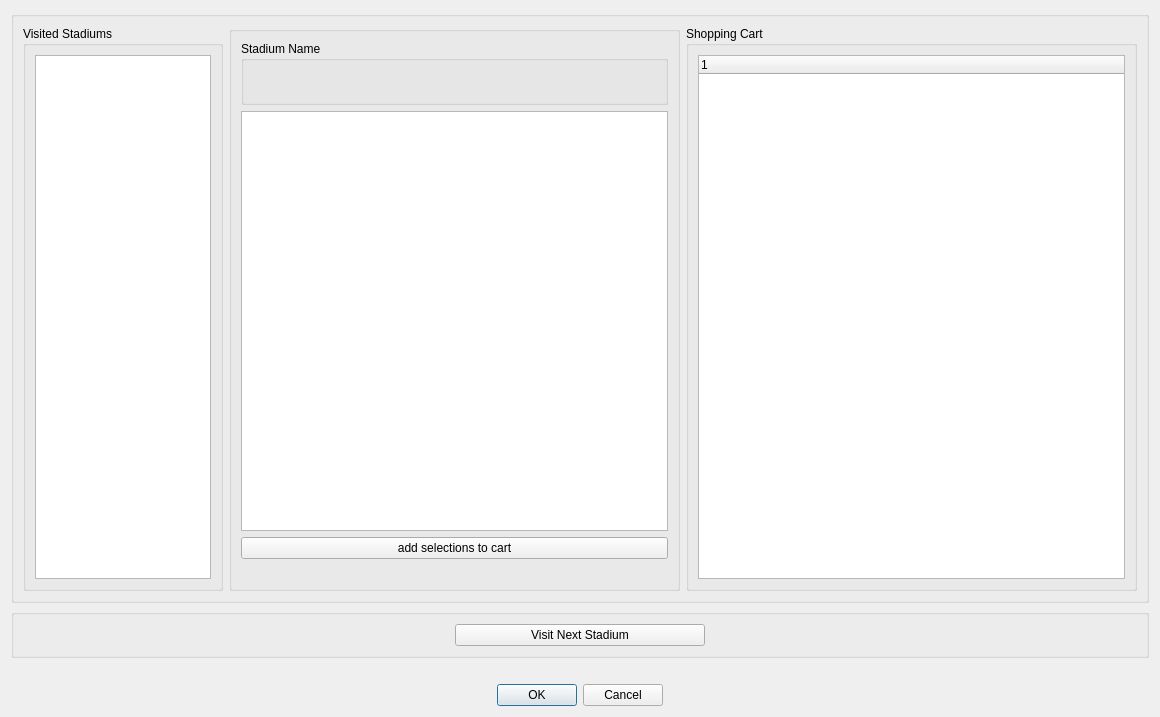
<?xml version="1.0" encoding="UTF-8"?>
<ui version="4.0">
 <class>shoppingMenu</class>
 <widget class="QDialog" name="shoppingMenu">
  <property name="geometry">
   <rect>
    <x>0</x>
    <y>0</y>
    <width>1160</width>
    <height>717</height>
   </rect>
  </property>
  <property name="windowTitle">
   <string>Shopping Menu</string>
  </property>
  <property name="windowIcon">
   <iconset resource="../assets/img.qrc">
    <normaloff>:/nfl icon.png</normaloff>:/nfl icon.png</iconset>
  </property>
  <layout class="QVBoxLayout" name="verticalLayout">
   <item>
    <widget class="QGroupBox" name="groupBox_3">
     <property name="title">
      <string/>
     </property>
     <layout class="QHBoxLayout" name="horizontalLayout_2">
      <item>
       <widget class="QGroupBox" name="groupBox_5">
        <property name="maximumSize">
         <size>
          <width>200</width>
          <height>16777215</height>
         </size>
        </property>
        <property name="title">
         <string>Visited Stadiums</string>
        </property>
        <layout class="QVBoxLayout" name="verticalLayout_4">
         <item>
          <widget class="QListWidget" name="visitHistory">
           <property name="enabled">
            <bool>true</bool>
           </property>
           <property name="maximumSize">
            <size>
             <width>16777200</width>
             <height>16777215</height>
            </size>
           </property>
          </widget>
         </item>
        </layout>
       </widget>
      </item>
      <item>
       <widget class="QGroupBox" name="groupBox_2">
        <property name="sizePolicy">
         <sizepolicy hsizetype="Preferred" vsizetype="Preferred">
          <horstretch>0</horstretch>
          <verstretch>0</verstretch>
         </sizepolicy>
        </property>
        <property name="maximumSize">
         <size>
          <width>16777204</width>
          <height>16777215</height>
         </size>
        </property>
        <property name="title">
         <string/>
        </property>
        <layout class="QVBoxLayout" name="verticalLayout_3">
         <item>
          <widget class="QGroupBox" name="groupBox">
           <property name="title">
            <string>Stadium Name</string>
           </property>
           <layout class="QHBoxLayout" name="horizontalLayout">
            <item>
             <widget class="QLabel" name="teamName">
              <property name="font">
               <font>
                <pointsize>15</pointsize>
               </font>
              </property>
              <property name="text">
               <string/>
              </property>
             </widget>
            </item>
            <item>
             <widget class="QLabel" name="restaurantName">
              <property name="font">
               <font>
                <pointsize>15</pointsize>
               </font>
              </property>
              <property name="text">
               <string/>
              </property>
             </widget>
            </item>
           </layout>
          </widget>
         </item>
         <item>
          <widget class="QTableWidget" name="menu">
           <property name="editTriggers">
            <set>QAbstractItemView::NoEditTriggers</set>
           </property>
           <attribute name="horizontalHeaderStretchLastSection">
            <bool>true</bool>
           </attribute>
          </widget>
         </item>
         <item>
          <widget class="QPushButton" name="addToCart">
           <property name="text">
            <string>add selections to cart</string>
           </property>
          </widget>
         </item>
         <item>
          <widget class="QLabel" name="distance">
           <property name="text">
            <string/>
           </property>
          </widget>
         </item>
        </layout>
       </widget>
      </item>
      <item>
       <widget class="QGroupBox" name="cartBox">
        <property name="title">
         <string>Shopping Cart</string>
        </property>
        <layout class="QVBoxLayout" name="verticalLayout_2">
         <item>
          <widget class="QTreeWidget" name="cart">
           <property name="maximumSize">
            <size>
             <width>14777215</width>
             <height>16777215</height>
            </size>
           </property>
           <column>
            <property name="text">
             <string notr="true">1</string>
            </property>
           </column>
          </widget>
         </item>
        </layout>
       </widget>
      </item>
     </layout>
    </widget>
   </item>
   <item>
    <widget class="QGroupBox" name="groupBox_4">
     <property name="title">
      <string/>
     </property>
     <layout class="QHBoxLayout" name="horizontalLayout_3">
      <item>
       <widget class="QPushButton" name="next">
        <property name="maximumSize">
         <size>
          <width>250</width>
          <height>16777215</height>
         </size>
        </property>
        <property name="text">
         <string>Visit Next Stadium</string>
        </property>
        <property name="autoDefault">
         <bool>true</bool>
        </property>
        <property name="default">
         <bool>false</bool>
        </property>
        <property name="flat">
         <bool>false</bool>
        </property>
       </widget>
      </item>
     </layout>
    </widget>
   </item>
   <item>
    <widget class="QLabel" name="status">
     <property name="text">
      <string/>
     </property>
     <property name="alignment">
      <set>Qt::AlignCenter</set>
     </property>
    </widget>
   </item>
   <item>
    <widget class="QDialogButtonBox" name="okay_cancel">
     <property name="contextMenuPolicy">
      <enum>Qt::CustomContextMenu</enum>
     </property>
     <property name="orientation">
      <enum>Qt::Horizontal</enum>
     </property>
     <property name="standardButtons">
      <set>QDialogButtonBox::Cancel|QDialogButtonBox::Ok</set>
     </property>
     <property name="centerButtons">
      <bool>true</bool>
     </property>
    </widget>
   </item>
  </layout>
 </widget>
 <resources>
  <include location="../assets/img.qrc"/>
 </resources>
 <connections>
  <connection>
   <sender>okay_cancel</sender>
   <signal>accepted()</signal>
   <receiver>shoppingMenu</receiver>
   <slot>accept()</slot>
   <hints>
    <hint type="sourcelabel">
     <x>248</x>
     <y>254</y>
    </hint>
    <hint type="destinationlabel">
     <x>157</x>
     <y>274</y>
    </hint>
   </hints>
  </connection>
  <connection>
   <sender>okay_cancel</sender>
   <signal>rejected()</signal>
   <receiver>shoppingMenu</receiver>
   <slot>reject()</slot>
   <hints>
    <hint type="sourcelabel">
     <x>316</x>
     <y>260</y>
    </hint>
    <hint type="destinationlabel">
     <x>286</x>
     <y>274</y>
    </hint>
   </hints>
  </connection>
 </connections>
</ui>
